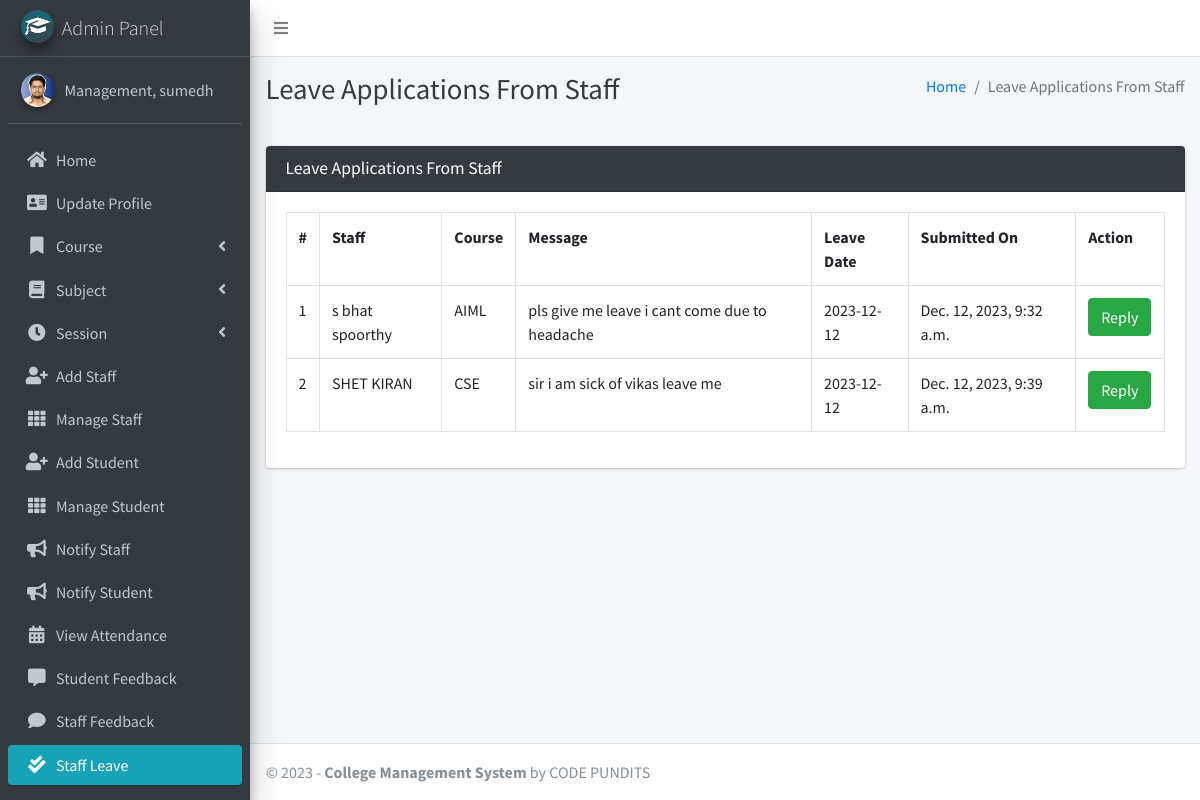
Screenshot of /staff/view/leave/ (signed in) with the database file from the repository.
### main_app/models.py (models this page shows)
class CustomUser(AbstractUser):
    USER_TYPE = ((1, "HOD"), (2, "Staff"), (3, "Student"))
    GENDER = [("M", "Male"), ("F", "Female")]
    username = None  # Removed username, using email instead
    email = models.EmailField(unique=True)
    user_type = models.CharField(default=1, choices=USER_TYPE, max_length=1)
    gender = models.CharField(max_length=1, choices=GENDER)
    profile_pic = models.ImageField()
    address = models.TextField()
    fcm_token = models.TextField(default="")  # For firebase notifications
    created_at = models.DateTimeField(auto_now_add=True)
    updated_at = models.DateTimeField(auto_now=True)
    USERNAME_FIELD = "email"
    REQUIRED_FIELDS = []
    objects = CustomUserManager()
    def __str__(self):
        return self.last_name + ", " + self.first_name

class LeaveReportStaff(models.Model):
    staff = models.ForeignKey(Staff, on_delete=models.CASCADE)
    date = models.CharField(max_length=60)
    message = models.TextField()
    status = models.SmallIntegerField(default=0)
    created_at = models.DateTimeField(auto_now_add=True)
    updated_at = models.DateTimeField(auto_now=True)

class Staff(models.Model):
    course = models.ForeignKey(Course, on_delete=models.DO_NOTHING, null=True, blank=False)
    admin = models.OneToOneField(CustomUser, on_delete=models.CASCADE)
    def __str__(self):
        return self.admin.last_name + " " + self.admin.first_name

class Course(models.Model):
    name = models.CharField(max_length=120)
    created_at = models.DateTimeField(auto_now_add=True)
    updated_at = models.DateTimeField(auto_now=True)
    def __str__(self):
        return self.name

### main_app/hod_views.py (the view, shortened to what this page needs)
# urls.py: path("staff/view/leave/", hod_views.view_staff_leave, name="view_staff_leave",),
@csrf_exempt
def view_staff_leave(request):
    if request.method != 'POST':
        allLeave = LeaveReportStaff.objects.all()
        context = {
            'allLeave': allLeave,
            'page_title': 'Leave Applications From Staff'
        }
        return render(request, "hod_template/staff_leave_view.html", context)

### main_app/templates/hod_template/staff_leave_view.html (shortened to what this page needs)
{% extends 'main_app/base.html' %}
{% load static %}
{% block page_title %}{{page_title}}{% endblock page_title %}
{% block content %}
<section class="content">
    <div class="container-fluid">
        <div class="row">
            <div class="col-md-12">
                <div class="card card-dark">
                    <div class="card-header">
                        <h3 class="card-title">{{page_title}}</h3>
                    </div>
                    <div class="table card-body">
                        <table class="table table-bordered table-hover">
                            <tr>
                                <th>#</th>
                                <th>Staff</th>
                                <th>Course</th>
                                <th>Message</th>
                                <th>Leave Date</th>
                                <th>Submitted On</th>
                                <th>Action</th>
                            </tr>
                            {% for leave in  allLeave %}
                              <tr>
                                  <td>{{forloop.counter}}</td>
                                  <td>{{leave.staff}}</td>
                                  <td>{{leave.staff.course}}</td>
                                  <td>{{leave.message}}</td>
                                  <td>{{leave.date}}</td>
                                  <td>{{leave.created_at}}</td>
                                      {% if leave.status == 0 %}
                                           <td> <button data-toggle = "modal" data-target = "#reply_modal" value="{{leave.id}}" class="btn btn-success reply_open_modal">Reply</button>
{% elif leave.status == -1 %}
<td><span  class='badge badge-danger'>Rejected</span></td>
{% else %}
<td><span  class='badge badge-success'>Approved</span></td>
                                            <td>{{feedback.updated_at}}</td>
                                      {% endif %}
                                  </td>
                              </tr>
                            {% endfor %}
                        </table>
                    </div>
                    </div>
            </div>
        </div>
    </div>
</section>
{% endblock content %}

### main_app/templates/main_app/sidebar_template.html (shortened to what this page needs)
{% load static %}
<aside class="main-sidebar sidebar-dark-info elevation-4">
    {% if request.user.user_type == '1' %}
    <a href="{% url 'admin_home' %}" class="brand-link">
        <img src="{% static 'dist/img/cmsl.png' %} " alt="AdminLTE Logo"
            class="brand-image img-circle elevation-3" >
        <span class="brand-text font-weight-light">Admin Panel</span>
    </a>
    <div class="sidebar">
        <div class="user-panel mt-3 pb-3 mb-3 d-flex">
            <div class="image">
                <img src="{{ request.user.profile_pic}}" class="img-circle elevation-2" alt="User Image">
            </div>
            <div class="info">
                <a href="#" class="d-block">{{user}}</a>
            </div>
        </div>
        <nav class="mt-2">
            <ul class="nav nav-pills nav-sidebar flex-column" data-widget="treeview" role="menu" data-accordion="false">
                <li class="nav-item">
                    {% url 'admin_home' as admin_home %}
                    <a href="{{admin_home}}" class="nav-link {% if admin_home == request.path %} active {% endif %}">
                        <i class="nav-icon fas fa-home"></i>
                        <p>
                            Home
                        </p>
                    </a>
                </li>
                <li class="nav-item">
                    {% url 'admin_view_profile' as admin_view_profile %}
                    <a href="{{admin_view_profile}}"
                        class="nav-link {% if admin_view_profile == request.path %} active {% endif %}">
                        <i class="nav-icon fas fa-address-card"></i>
                        <p>
                            Update Profile
                        </p>
                    </a>
                </li>
                <li class="nav-item has-treeview">
                    <a href="#" class="nav-link">
                        <i class="nav-icon fas fa-bookmark"></i>
                        <p>
                            Course
                            <i class="fas fa-angle-left right"></i>
                        </p>
                    </a>
                </li>
                <li class="nav-item has-treeview">
                    <a href="#" class="nav-link">
                        <i class="nav-icon fas fa-book"></i>
                        <p>
                            Subject
                            <i class="fas fa-angle-left right"></i>
                        </p>
                    </a>
                </li>
                <li class="nav-item has-treeview">
                    <a href="#" class="nav-link">
                        <i class="nav-icon fas fa-clock"></i>
                        <p>
                            Session
                            <i class="fas fa-angle-left right"></i>
                        </p>
                    </a>
                </li>
                <li class="nav-item">
                    {% url 'add_staff' as add_staff %}
                    <a href="{{add_staff}}" class="nav-link {% if add_staff == request.path %} active {% endif %}">
                        <i class="nav-icon fas fa-user-plus"></i>
                        <p>
                            Add Staff
                        </p>
                    </a>
                </li>
                <li class="nav-item">
                    {% url 'manage_staff' as manage_staff %}
                    {% url 'edit_staff' staff_id as edit_staff %}
                    <a href="{{manage_staff}}"
                        class="nav-link {% if manage_staff == request.path or request.path == edit_staff %} active {% endif %}">
                        <i class="nav-icon fas fa-th"></i>
                        <p>
                            Manage Staff
                        </p>
                    </a>
                </li>
                <li class="nav-item">
                    {% url 'add_student' as add_student%}
                    <a href="{{add_student}}" class="nav-link  {% if add_student == request.path %} active {% endif %}">
                        <i class="nav-icon fas fa-user-plus"></i>
                        <p>
                            Add Student
                        </p>
                    </a>
                </li>
                <li class="nav-item">
                    {% url 'manage_student' as manage_student %}
                    {% url 'edit_student' student_id as edit_student %}
                    <a href="{{manage_student}}"
                        class="nav-link  {% if edit_student == request.path or manage_student == request.path %} active {% endif %}">
                        <i class="nav-icon fas fa-th"></i>
                        <p>
                            Manage Student
                        </p>
                    </a>
                </li>
                <li class="nav-item">
                    {% url 'admin_notify_staff' as admin_notify_staff %}
                    <a href="{{admin_notify_staff}}"
                        class="nav-link {% if admin_notify_staff == request.path %} active {% endif %}">
                        <i class="nav-icon fas fa-bullhorn"></i>
                        <p>
                            Notify Staff
                        </p>
                    </a>
                </li>
                <li class="nav-item">
                    {% url 'admin_notify_student' as admin_notify_student %}
                    <a href="{{admin_notify_student}}"
                        class="nav-link {% if admin_notify_student == request.path %} active {% endif %}">
                        <i class="nav-icon fas fa-bullhorn"></i>
                        <p>
                            Notify Student
                        </p>
                    </a>
                </li>
                <li class="nav-item">
                    {% url 'admin_view_attendance' as admin_view_attendance %}
                <li class="nav-item">
                    <a href="{{admin_view_attendance}}"
                        class="nav-link  {% if admin_view_attendance == request.path %} active {% endif %}">
                        <i class="nav-icon fas fa-calendar-alt"></i>
                        <p>
                            View Attendance
                        </p>
                    </a>
                </li>
                <li class="nav-item">
                    {% url 'student_feedback_message' as student_feedback_message %}
                    <a href="{{ student_feedback_message }}"
                        class="nav-link  {% if student_feedback_message == request.path %} active {% endif %}">
                        <i class="nav-icon fas fa-comment-alt"></i>
                        <p>
                            Student Feedback
                        </p>
                    </a>
                </li>
                <li class="nav-item">
                    {% url 'staff_feedback_message' as staff_feedback_message %}
                    <a href="{{staff_feedback_message}}"
                        class="nav-link   {% if staff_feedback_message == request.path %} active {% endif %}">
                        <i class="nav-icon fas fa-comment"></i>
                        <p>
                            Staff Feedback
                        </p>
                    </a>
                </li>
                <li class="nav-item">
                    {% url 'view_staff_leave' as view_staff_leave %}
                    <a href="{{view_staff_leave}}"
                        class="nav-link  {% if view_staff_leave == request.path %} active {% endif %}">
                        <i class="nav-icon fas fa-check-double"></i>
                        <p>
                            Staff Leave
                        </p>
                    </a>
                </li>
                <li class="nav-item">
                    {% url 'view_student_leave' as view_student_leave %}
                    <a href="{% url 'view_student_leave' %}"
                        class="nav-link  {% if view_student_leave == request.path %} active {% endif %}">
                    </a>
                </li>
                                        {% endif %}
                                    </ul>
                                </nav>
                            </div>
</aside>

### rows the page displays
CustomUser: last_name+first_name "Management, sumedh"
LeaveReportStaff: staff "s bhat spoorthy", staff.course "AIML", message "pls give me leave i cant come due to headache", date "2023-12-12", created_at "Dec. 12, 2023, 9:32 a.m."
LeaveReportStaff: staff "SHET KIRAN", staff.course "CSE", message "sir i am sick of vikas leave me", date "2023-12-12", created_at "Dec. 12, 2023, 9:39 a.m."

### other values shown
{{ page_title }} "Leave Applications From Staff"
